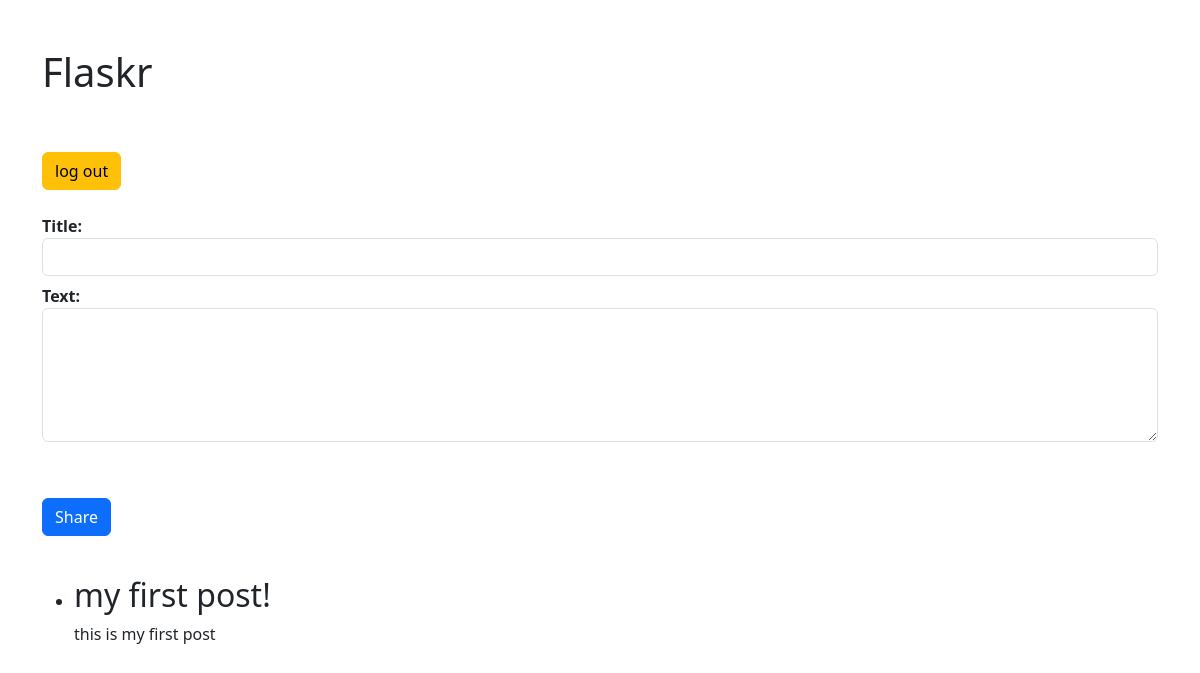
/ (signed in), run on an earlier commit of the app's database.
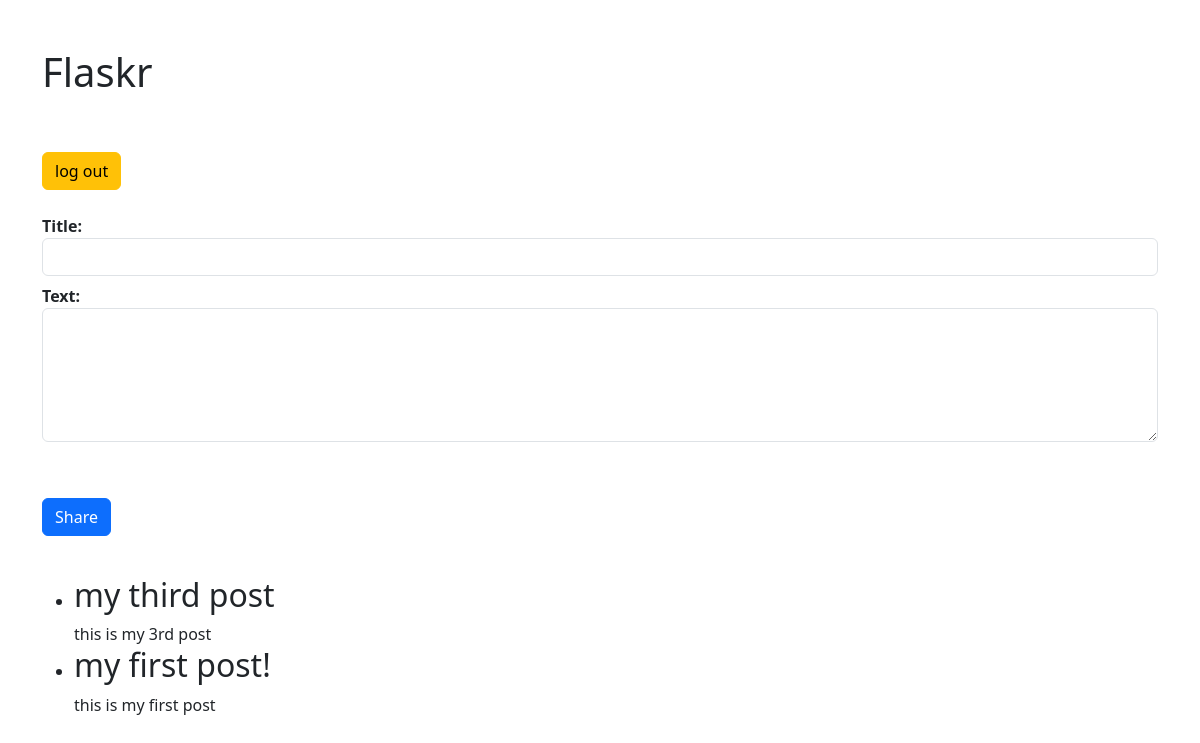
And on a later commit of the database.
### tables this page shows
CREATE TABLE entries (
  id integer primary key autoincrement,
  title text not null,
  text text not null
);

### project/app.py (the view)
@app.route('/')
def index():
    db = get_db()
    cur = db.execute('select * from entries order by id desc')
    entries = cur.fetchall()
    return render_template('index.html', entries=entries)

### project/app.py (called while the page is built)
def connect_db():
    rv = sqlite3.connect(app.config["DATABASE"])
    rv.row_factory = sqlite3.Row
    return rv

def get_db():
    if not hasattr(g, "sqlite_db"):
        g.sqlite_db = connect_db()
    return g.sqlite_db

### project/templates/index.html (shortened to what this page needs)
<!DOCTYPE html>
<html>
  <head>
    <link
      rel="stylesheet"
      type="text/css"
      href="https://cdn.jsdelivr.net/npm/bootstrap@5.3.2/dist/css/bootstrap.min.css"
    />
  </head>
  <body>
    <div class="container">
      <br /><br />
      <h1>Flaskr</h1>
      <br /><br />
      {% if not session.logged_in %}
      <a class="btn btn-success" role="button" href="{{ url_for('login') }}"
        >log in</a
      >
      {% else %}
      <a class="btn btn-warning" role="button" href="{{ url_for('logout') }}"
        >log out</a
      >
      {% endif %}
      <br /><br />
       {% if session.logged_in %}
      <form
        action="{{ url_for('add_entry') }}"
        method="post"
        class="add-entry form-group"
      >
        <dl>
          <dt>Title:</dt>
          <dd>
            <input
              type="text"
              size="30"
              name="title"
              class="form-control col-sm-4"
            />
          </dd>
          <dt>Text:</dt>
          <dd>
            <textarea
              name="text"
              rows="5"
              cols="40"
              class="form-control col-sm-4"
            ></textarea>
          </dd>
          <br /><br />
          <dd>
            <input type="submit" class="btn btn-primary" value="Share" />
          </dd>
        </dl>
      </form>
      {% endif %}
      <br />
      <ul class="entries">
        {% for entry in entries %}
        <li class="entry">
          <h2 id="{{ entry.id }}">{{ entry.title }}</h2>
          {{ entry.text|safe }}
        </li>
        {% else %}
        <li><em>No entries yet. Add some!</em></li>
        {% endfor %}
      </ul>
    </div>
  </body>
</html>

What changed in the data, as far as the page shows it:
added entries: title "my third post", text "this is my 3rd post"
